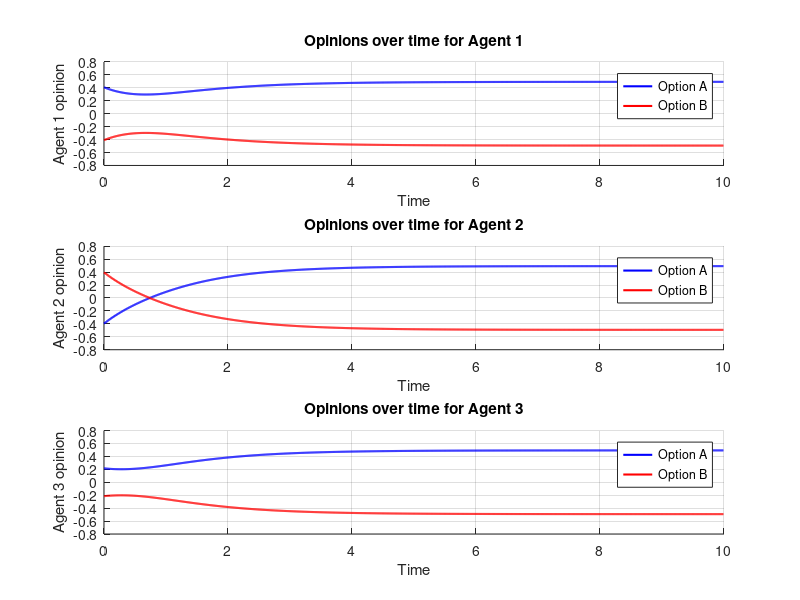

Write MATLAB code to recreate this figure.
%% Parameters
N_o = 2;                %number of opinions
N_a = 3;                %number of agents

dt = 0.01;              %timestep
n_timesteps = 1000;      %number of timesteps

% homogenious parameters

d = 1;
U = 0.5;
Alpha = 1;
Beta = 1;
Gamma = 1;
Delta = 1;

%homogenious so derive some matrixes based on general parameters

d = d*diag(ones(1, N_a));
b = zeros(N_a, N_o);                  %no bias
U = U*diag(ones(1, N_a));
Alpha = Alpha*ones(N_a);
Beta = Beta*ones(N_a);
Gamma = Gamma*ones(N_a)-eye(N_a);     %0 on diagonal
Delta = Delta*ones(N_a)-eye(N_a);     %0 on diagonal


Projection_Matrix = eye(N_o)-1/N_o*ones(N_o, N_o);
opinion_matrixes = zeros(N_a, N_o, n_timesteps);


%% Initial opinions:

% Generate random opinions for each agent at t = 0
for agent = 1:N_a
    % Random values between -1 and 1
    random_vals = 2*rand(1, N_o) - 1;  
    
    % Shift to make the sum = 0 (centered around neutrality)
    random_vals = random_vals - mean(random_vals);
    
    % Assign to opinion matrix
    opinion_matrixes(agent, :, 1) = random_vals;
end

%% Simulations:
for timestep = 1:n_timesteps-1
    Z = opinion_matrixes(:, :, timestep);
    f = -d*Z + b + U*(tanh((Alpha + Gamma)*Z)+(tanh((Beta + Delta)*Z)*ones(N_o, 1))*ones(1, N_o));
    Z_dot = f*Projection_Matrix;
    
    opinion_matrixes(:, :, timestep+1) = Z + dt*Z_dot;
end

%% analysis

%plot opinions of agents over time
time = (0:n_timesteps-1) * dt;

% Colors for options
colors = {'b', 'r'};  % blue for option 1, red for option 2

figure;
hold on;

% Loop over agents
for agent = 1:3
    subplot(3,1,agent);  % One subplot per agent
    hold on;
    
    % Loop over options
    for option = 1:2
        plot(time, squeeze(opinion_matrixes(agent, option, :)), colors{option}, 'LineWidth', 1.5);
    end
    
    xlabel('Time');
    ylabel(['Agent ', num2str(agent), ' opinion']);
    legend('Option A','Option B');
    grid on;
    title(['Opinions over time for Agent ', num2str(agent)]);
end

hold off;



